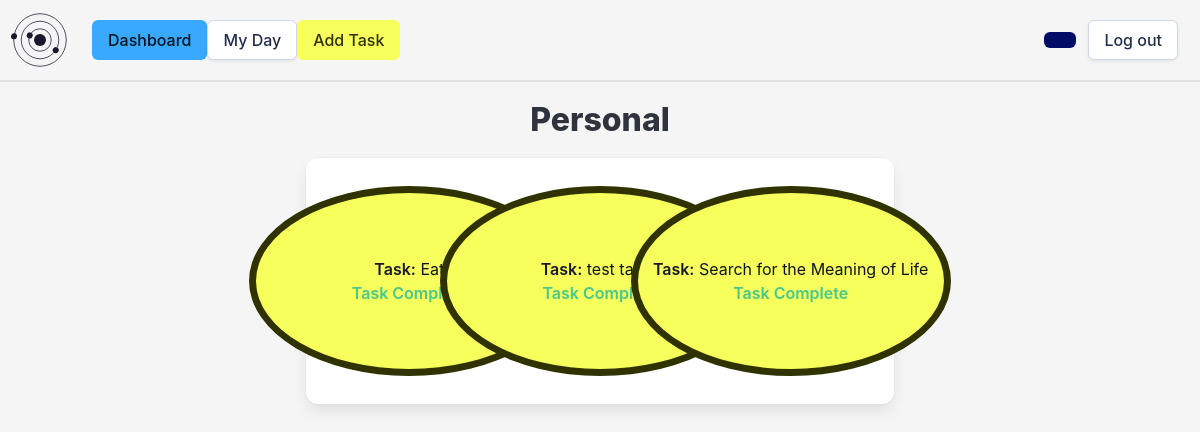
/group/c74d19f8-bd10-4c23-b916-0b0c3a8fa5c9, run on an earlier commit of the app's database.
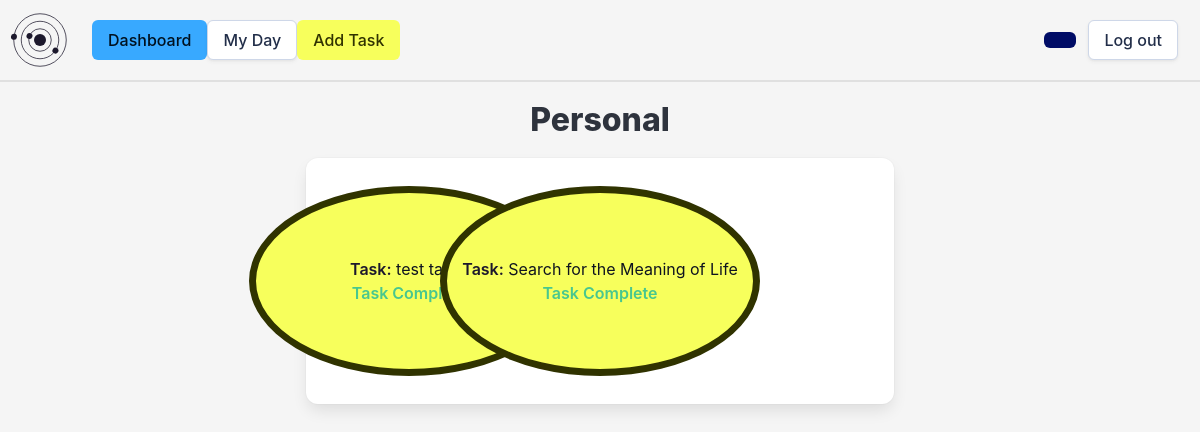
And on a later commit of the database.
### setup_db.py (models this page shows)
class Task(Base):
    __tablename__ = 'tasks'
    task_id = Column(String, primary_key=True)
    name = Column(String, nullable=False)
    details = Column(String)
    important = Column(Boolean, nullable=False)
    due_date = Column(DateTime, nullable=False)
    completed = Column(Boolean, nullable=False)
    user_id = Column(String, ForeignKey('userdetails.id'), nullable=False)
    group_id = Column(String, ForeignKey('groups.group_id'), nullable=False)
    user = relationship('User', back_populates='tasks')
    groups = relationship('Group', back_populates='tasks')

### app.py (the view)
@app.route('/group/<group_id>')
def viewGroup(group_id):
    group = sessionDb.query(Group).filter(Group.group_id == group_id).first()
    tasks = sessionDb.query(Task).filter(Task.group_id == group_id).order_by(Task.due_date).all()
    return render_template('group.html', group=group, tasks=tasks)

### templates/group.html (shortened to what this page needs)
{% extends 'base_loggedin.html' %}
{% block heading %}{{ group.group_name }}{% endblock %}
{% block content %}
    <div class="columns is-centered">
        <div class="column is-half">
            <div class="box">
                <div class="columns is-multiline">
                    {% for task in tasks %}
                        {% if task.group_id == group.group_id %}
                            <div class="column is-one-third">
                                <div class="task-circle">
                                    <article class="media">
                                        <div class="media-content">
                                            <div class="content">
                                                <p>
                                                    <strong class="circle-header">Task:</strong> {{ task.name }}<br>
                                                    {% if not task.completed %}
                                                        <strong class="circle-header">Due Date:</strong> {{ task.due_date.strftime('%d/%m/%Y') }}<br>
                                                        {% if task.important %}
                                                            <strong class="has-text-danger circle-header">Important</strong><br>
                                                        {% endif %}
                                                    {% else %}
                                                        <strong class="has-text-success">Task Complete</strong>
                                                    {% endif %}
                                                </p>
                                            </div>
                                        </div>
                                    </article>
                                </div>
                            </div>
                        {% endif %}
                    {% endfor %}
            </div>
        </div>
    </div>
{% endblock %}

What changed in the data, as far as the page shows it:
removed Task: name "Eat", completed "Task Complete"
